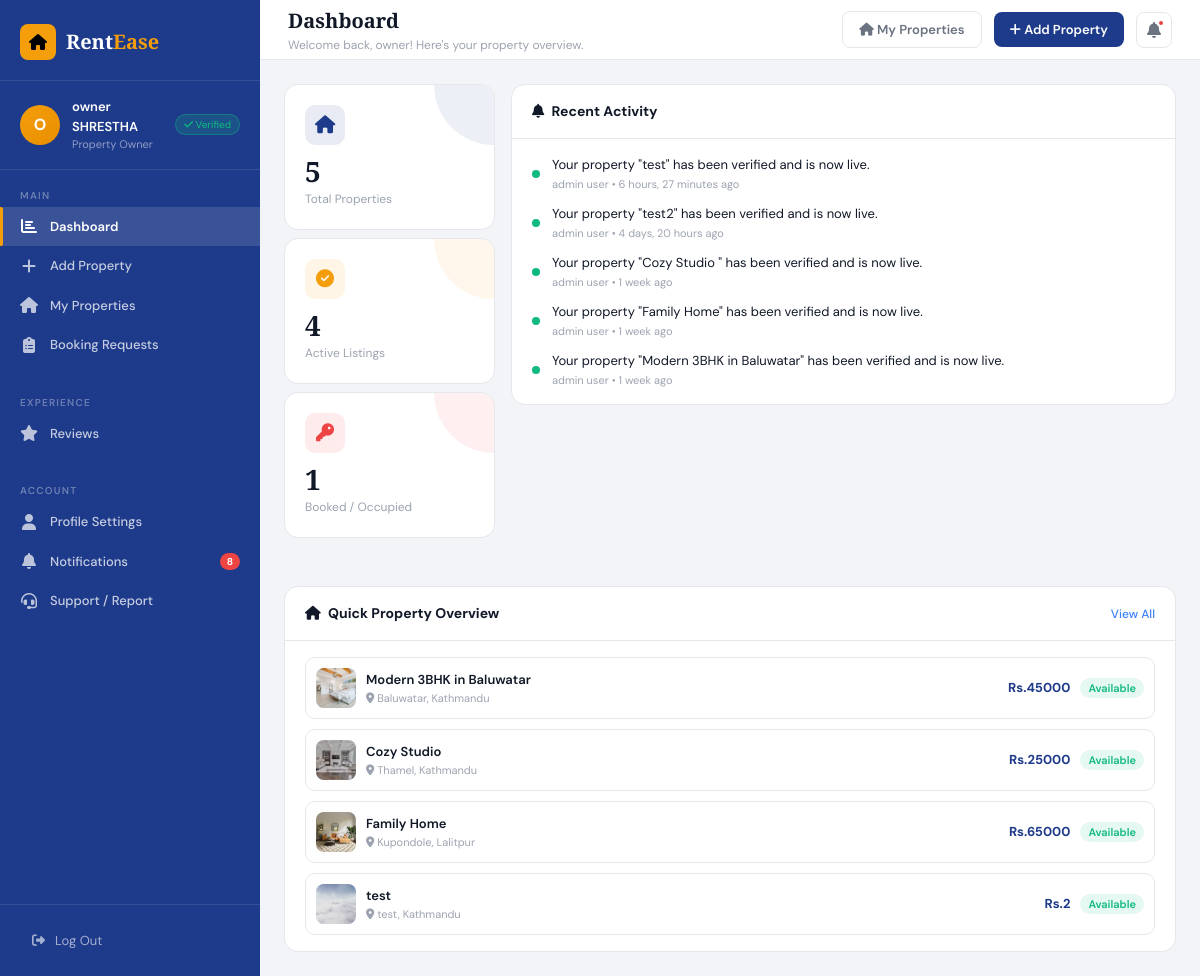
Page /owner/ (signed in) on the earlier database version.
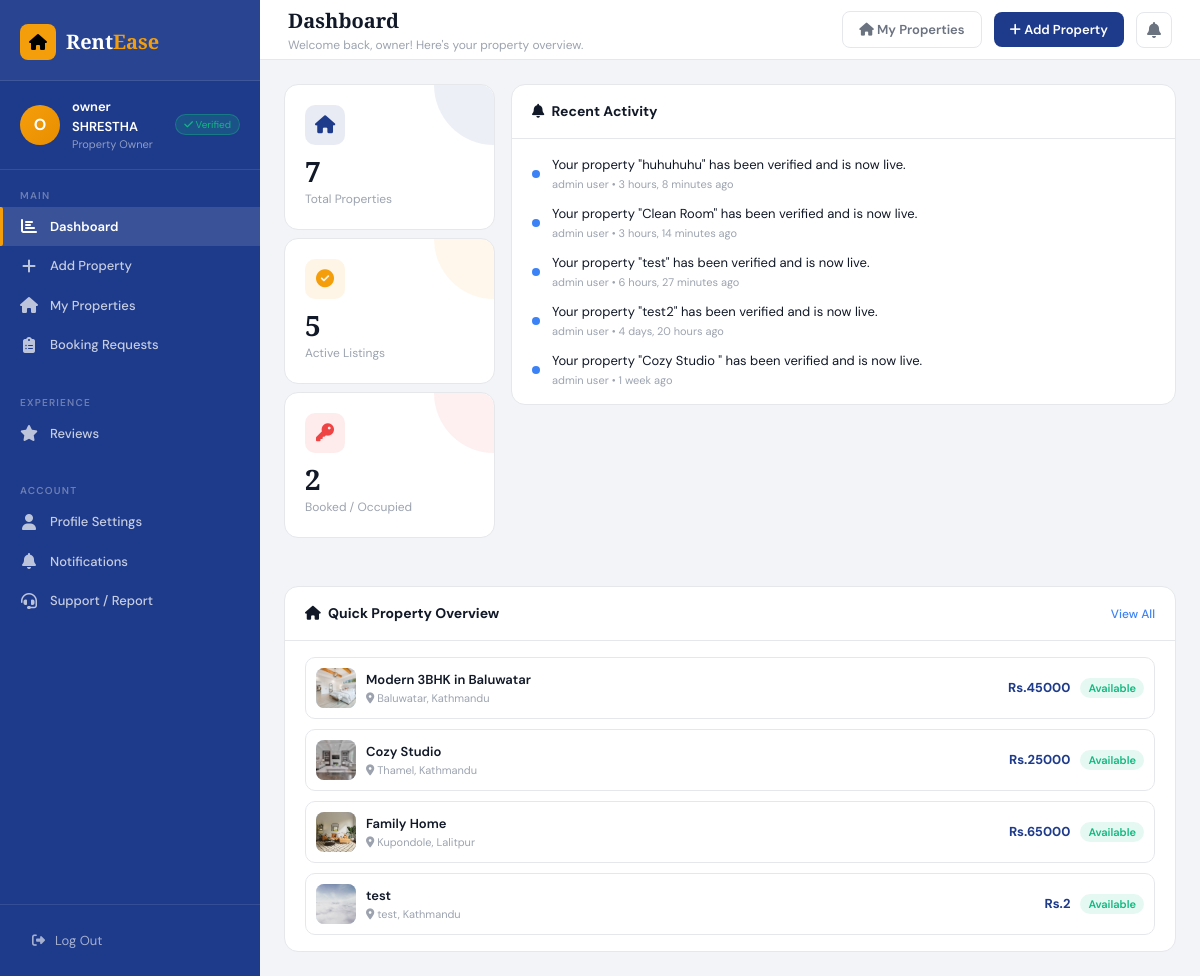
Same page on the later database version.
### app/models.py (models this page shows, shortened)
class User(models.Model):
    user_id = models.AutoField(primary_key=True)
    first_name = models.CharField(max_length=500, default='Unknown')
    last_name = models.CharField(max_length=500, default='Unknown')
    phone = models.CharField(max_length=15, default='')
    email = models.EmailField(max_length=254, default='noemail@example.com', unique=True)
    password = models.CharField(max_length=100, default='')
    role = models.CharField(max_length=100, default='tenant')
    city = models.CharField(max_length=100, default='')
    budget = models.IntegerField(default=0)
    property_type = models.CharField(max_length=100, default='single-room')
    is_active = models.BooleanField(default=True)
    created_at = models.DateTimeField(auto_now_add=True)  # Remove default=timezone.now
    updated_at = models.DateTimeField(auto_now=True)

class Notification(models.Model):
    from_user = models.ForeignKey(
        User,
        on_delete=models.CASCADE,
        related_name="sent_notifications"
    )
    to_user = models.ForeignKey(
        User,
        on_delete=models.CASCADE,
        related_name="received_notifications"
    )
    message = models.TextField(default='')
    is_read = models.BooleanField(default=False)
    created_at = models.DateTimeField(default=timezone.now)

class Room(models.Model):
    owner = models.ForeignKey(User, on_delete=models.CASCADE, null=True, blank=True)
    tag = models.CharField(max_length=500, default='Unverified')
    liked_by = models.ManyToManyField(User, related_name='liked_rooms', blank=True)
    image = models.ImageField(upload_to='images/')
    room_name = models.CharField(max_length=250)
    address = models.CharField(max_length=200)
    city = models.CharField(max_length=200, null=True, blank=True)
    price = models.IntegerField(default=0)
    rating = models.FloatField(default=0)
    beds = models.IntegerField(default=1, null=True, blank=True)
    bath = models.IntegerField(default=1)
    sqft = models.IntegerField(default=0)
    description = models.TextField(default='', null=True, blank=True)
    is_occupied = models.BooleanField(default=False)
    is_verified = models.BooleanField(default=False)
    created_at = models.DateTimeField(auto_now_add=True)

### app/views/owner.py (the view)
# urls.py: path("owner/", owner.owner, name="owner"),
def owner(request):
    user_id = request.session.get('user_id')
    if not user_id:
        return redirect('login')
    user_info = User.objects.filter(user_id=user_id).first()
    if not user_info:
        return redirect('login')
    rooms = Room.objects.filter(owner=user_info)
    total_properties = rooms.count()
    active_listings = rooms.filter(is_occupied=False).count()
    booked_properties = rooms.filter(is_occupied=True).count()
    bookings = BookRoom.objects.filter(room_id__in=rooms).order_by('-created_at')
    owner_review_bookings = bookings.filter(is_verified_by_admin=True)
    visible_bookings_count = owner_review_bookings.count()
    pending_bookings_count = owner_review_bookings.filter(status='Pending').count()
    approved_bookings_count = owner_review_bookings.filter(status='Approved').count()
    rejected_bookings_count = owner_review_bookings.filter(status='Rejected').count()
    reviews = Review.objects.filter(property_id__in=rooms).order_by('-created_at')
    review_count = reviews.count()
    avg_rating = 0.0
    if review_count > 0:
        avg_rating = sum(r.rating for r in reviews) / review_count
        avg_rating = round(avg_rating, 1)
    all_notifications = Notification.objects.filter(to_user=user_info).order_by('-created_at')
    notifications = all_notifications.filter(is_read=False)
    recent_activity = all_notifications[:5]
    unread_notifications_count = notifications.count()
    context = {
        'user_info': user_info,
        'rooms': rooms,
        'total_properties': total_properties,
        'active_listings': active_listings,
        'booked_properties': booked_properties,
        'bookings': bookings,
        'pending_bookings_count': pending_bookings_count,
        'visible_bookings_count': visible_bookings_count,
        'approved_bookings_count': approved_bookings_count,
        'rejected_bookings_count': rejected_bookings_count,
        'reviews': reviews,
        'review_count': review_count,
        'avg_rating': avg_rating,
        'notifications': notifications,
        'recent_activity': recent_activity,
        'unread_notifications_count': unread_notifications_count,
    }
    return render(request, "pages/owner.html", context)

### app/templates/pages/owner.html (shortened to what this page needs)
{% load static %}
<!DOCTYPE html>
<html lang="en">
<head>
  <link rel="stylesheet" href="https://cdnjs.cloudflare.com/ajax/libs/font-awesome/6.5.1/css/all.min.css">
  <script src="https://cdn.tailwindcss.com"></script>
  <link rel="stylesheet" href="{% static 'css/pages/owner.css' %}">
</head>
<body class="h-full font-sans bg-bg text-text-primary overflow-hidden">
  <div class="flex h-screen overflow-hidden">
    <aside id="sidebar"
      class="flex flex-col w-sidebar-w bg-primary overflow-y-auto overflow-x-hidden relative z-50 flex-shrink-0 sidebar hidden md:flex">
      <a href="{% url 'home' %}"
        class="p-[24px_20px_20px] flex items-center gap-2.5 border-b border-white/10 hover:bg-white/5 transition-all">
        <div class="w-9 h-9 bg-accent rounded-lg flex items-center justify-center flex-shrink-0">
          <i class="fa-solid fa-house text-black text-base"></i>
        </div>
        <div class="font-playfair text-xl font-bold text-white">
          Rent<span class="text-accent">Ease</span>
        </div>
      </a>
      <div class="px-5 py-4 flex items-center gap-3 border-b border-white/10">
        <div class="owner-avatar"> {{ user_info.first_name|slice:":1"|upper }} </div>
        <div class="owner-info">
          <div class="name"> {{user_info.first_name}} {{user_info.last_name}} </div>
          <div class="role">Property Owner</div>
        </div>
        <div class="verified-badge">
          <i class="fa-solid fa-check"></i> Verified
        </div>
      </div>
      <div class="py-3 nav-section">
        <div class="nav-label">Main</div>
        <div class="nav-item active" data-panel="dashboard">
          <div class="nav-icon"><i class="fa-solid fa-chart-bar"></i></div>
          <div class="nav-text">Dashboard</div>
        </div>
        <div class="nav-item" data-panel="add-property">
          <div class="nav-icon"><i class="fa-solid fa-plus"></i></div>
          <div class="nav-text">Add Property</div>
        </div>
        <div class="nav-item" data-panel="my-properties">
          <div class="nav-icon"><i class="fa-solid fa-house"></i></div>
          <div class="nav-text">My Properties</div>
        </div>
        <div class="nav-item" data-panel="bookings">
          <div class="nav-icon"><i class="fa-solid fa-clipboard-list"></i></div>
          <div class="nav-text">Booking Requests</div>
        </div>
      </div>
      <div class="nav-section">
        <div class="nav-label">Experience</div>
        <div class="nav-item" data-panel="reviews">
          <div class="nav-icon"><i class="fa-solid fa-star"></i></div>
          <div class="nav-text">Reviews</div>
        </div>
      </div>
      <div class="nav-section">
        <div class="nav-label">Account</div>
        <div class="nav-item" data-panel="profile">
          <div class="nav-icon"><i class="fa-solid fa-user"></i></div>
          <div class="nav-text">Profile Settings</div>
        </div>
        <div class="nav-item" data-panel="notifications">
          <div class="nav-icon"><i class="fa-solid fa-bell"></i></div>
          <div class="nav-text">Notifications</div>
          {% if unread_notifications_count > 0 %}
          <div class="nav-badge">{{ unread_notifications_count }}</div>
          {% endif %}
        </div>
        <div class="nav-item" data-panel="support">
          <div class="nav-icon"><i class="fa-solid fa-headset"></i></div>
          <div class="nav-text">Support / Report</div>
        </div>
      </div>
      <div class="sidebar-footer">
        <a href="{% url 'home' %}" class="logout-btn flex items-center gap-2.5">
          <i class="fa-solid fa-right-from-bracket"></i>
          <span>Log Out</span>
        </a>
      </div>
    </aside>
    <div class="flex-1 flex flex-col overflow-hidden">
      <div class="bg-surface border-b border-border h-[60px] px-7 flex items-center justify-between flex-shrink-0">
        <div class="flex items-center gap-3">
          <div>
            <h2 id="topbar-title" class="font-playfair text-xl font-bold">Dashboard</h2>
            <p id="topbar-sub" class="text-xs text-text-muted mt-0.5">Welcome back, {{ user_info.first_name }}! Here's
              your property overview.
            </p>
          </div>
        </div>
        <div class="flex items-center gap-3">
          <button class="top-btn ghost hidden md:block" data-nav="my-properties">
            <i class="fa-solid fa-house"></i> My Properties
          </button>
          <button class="top-btn primary hidden md:block" data-nav="add-property">
            <i class="fa-solid fa-plus"></i> Add Property
          </button>
          <button class="notif-btn" data-nav="notifications">
            <i class="fa-solid fa-bell"></i>
            {% if unread_notifications_count > 0 %}
            <div class="notif-dot"></div>
            {% endif %}
          </button>
        </div>
      </div>
      <div class="flex-1 overflow-y-auto p-6 content">
        <div class="panel active " id="panel-dashboard">
          <div class="grid grid-cols-2 md:grid-cols-4 gap-2 md:gap-4 mb-6 w-full h-full">
            <div class="col-span-2 md:col-span-1 text-center md:text-left text-xl md:text-sm flex flex-col gap-2 mb-6">
              <div class="stat-card blue">
                <div class="stat-icon blue"><i class="fa-solid fa-house"></i></div>
                <div class="stat-val">{{ total_properties }}</div>
                <div class="stat-label">Total Properties</div>
              </div>
              <div class="stat-card gold">
                <div class="stat-icon gold"><i class="fa-solid fa-circle-check"></i></div>
                <div class="stat-val">{{ active_listings }}</div>
                <div class="stat-label">Active Listings</div>
              </div>
              <div class="stat-card red">
                <div class="stat-icon red"><i class="fa-solid fa-key"></i></div>
                <div class="stat-val">{{ booked_properties }}</div>
                <div class="stat-label">Booked / Occupied</div>
              </div>
            </div>
            <div class="flex-1 flex flex-col col-span-3 gap-4 mb-6 w-full h-full">
              <div class="card">
                <div class="card-header">
                  <span class="card-title"><i class="fa-solid fa-bell mr-1"></i> Recent Activity</span>
                </div>
                <div class="card-body">
                  <div class="activity-list">
                    {% for notification in recent_activity %}
                    <div class="activity-item">
                      <div class="activity-dot {% if notification.is_read %}blue{% else %}green{% endif %}"></div>
                      <div class="activity-text">{{ notification.message }}<span>{{ notification.from_user.first_name }}
                          {{ notification.from_user.last_name }} • {{ notification.created_at|timesince }} ago</span>
                      </div>
                    </div>
                    {% empty %}
                    <div class="activity-item">
                      <div class="activity-dot blue"></div>
                      <div class="activity-text">No recent activity yet.<span>Your activity will appear here.</span>
                      </div>
                    </div>
                    {% endfor %}
                  </div>
                </div>
              </div>
            </div>
          </div>
          <div class="card">
            <div class="card-header">
              <span class="card-title"><i class="fa-solid fa-house mr-1"></i> Quick Property Overview</span>
              <span class="card-action" data-nav="my-properties">View All</span>
            </div>
            <div class="card-body">
              <div class="quick-props">
                {% for room in rooms|slice:":4" %}
                <div class="qprop">
                  <div class="qprop-img">
                    {% if room.image %}
                    <img src="{{ room.image.url }}" alt="{{ room.room_name }}"
                      style="width:40px;height:40px;border-radius:8px;object-fit:cover;" />
                    {% else %}
                    <i class="fa-solid fa-building text-xl text-primary-light"></i>
                    {% endif %}
                  </div>
                  <div class="qprop-info">
                    <div class="qprop-name">{{ room.room_name }}</div>
                    <div class="qprop-loc"><i class="fa-solid fa-location-dot"></i> {{ room.address }}, {{ room.city }}
                    </div>
                  </div>
                  <div class="text-[13px] font-bold text-primary">Rs.{{ room.price }}</div>
                  {% if room.is_occupied %}
                  <div class="qprop-status booked">Booked</div>
                  {% else %}
                  <div class="qprop-status available">Available</div>
                  {% endif %}
                </div>
                {% empty %}
                <p style="color:var(--text-muted);text-align:center;padding:1.5rem;">No properties listed yet. Add your
                  first property!</p>
                {% endfor %}
              </div>
            </div>
          </div>
        </div>
          </div>
        </div>
      </div>
</body>
</html>

Differences in the rows shown:
no longer on this page (row edited): Notification: is_read False (drawn), message "Your property \"Family Home\" has been verified and is now live.", from_user.first_name "admin", from_user.last_name "user", created_at "1 week"
no longer on this page (row edited): Notification: is_read False (drawn), message "Your property \"Modern 3BHK in Baluwatar\" has been verified and is now live.", from_user.first_name "admin", from_user.last_name "user", created_at "1 week"
added Notification: is_read True (drawn), message "Your property \"huhuhuhu\" has been verified and is now live.", from_user.first_name "admin", from_user.last_name "user", created_at "3 hours, 8 minutes"
added Notification: is_read True (drawn), message "Your property \"Clean Room\" has been verified and is now live.", from_user.first_name "admin", from_user.last_name "user", created_at "3 hours, 14 minutes"
changed Notification "Your property \"test\" has been verified and is now live.": is_read False → True (drawn)
changed Notification "Your property \"test2\" has been verified and is now live.": is_read False → True (drawn)
changed Notification "Your property \"Cozy Studio \" has been verified and is now live.": is_read False → True (drawn)
Other differences:
{{ total_properties }}: "5" → "7"
{{ active_listings }}: "4" → "5"
{{ booked_properties }}: "1" → "2"
{{ unread_notifications_count }}: "8" → (not shown)
